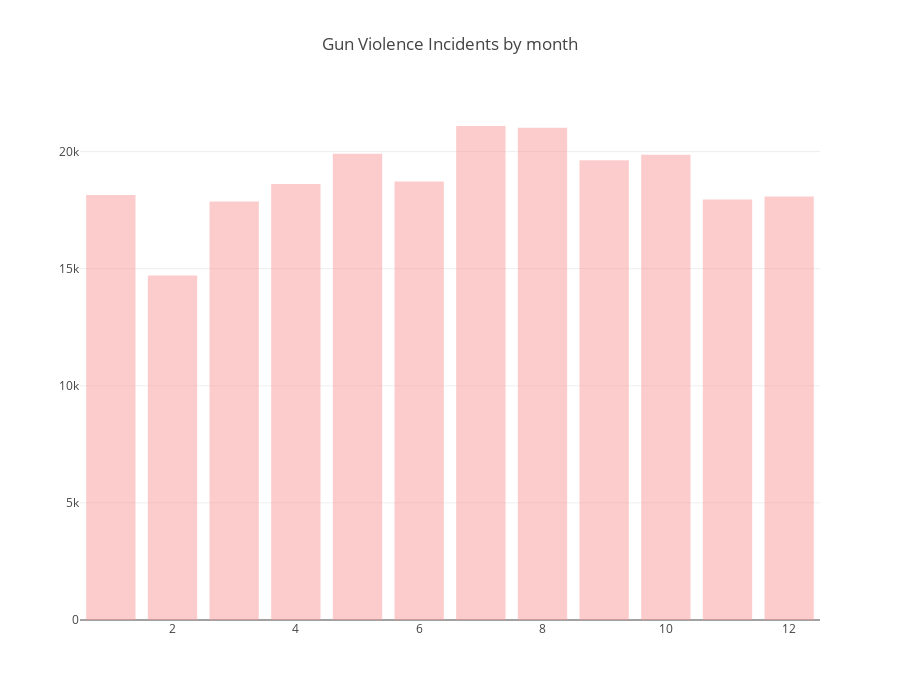

The cell this chart's notebook holds for it:
### Code cell
def create_stack_bar_data(col):
    aggregated = df[col].value_counts()
    x_values = aggregated.index.tolist()
    y_values = aggregated.values.tolist()
    return x_values, y_values

x1, y1 = create_stack_bar_data('month')
x1 = x1[:]
y1 = y1[:]
trace1 = go.Bar(x=x1, y=y1, opacity=.8, name="month count", marker=dict(color=['rgba(250, 150, 150, 0.6)',
                                                                               'rgba(250, 150, 150, 0.6)',
                                                                               'rgba(250, 150, 150, 0.6)',
                                                                               'rgba(250, 150, 150, 0.6)',
                                                                               'rgba(250, 150, 150, 0.6)',
                                                                               'rgba(250, 150, 150, 0.6)',
                                                                               'rgba(250, 150, 150, 0.6)',
                                                                               'rgba(250, 150, 150, 0.6)',
                                                                               'rgba(250, 150, 150, 0.6)',
                                                                               'rgba(250, 150, 150, 0.6)',
                                                                               'rgba(250, 150, 150, 0.6)',
                                                                               'rgba(250, 150, 150, 0.6)']))
layout = dict(height=700, title='Gun Violence Incidents by month', legend=dict(orientation="h"))
fig = go.Figure(data=[trace1], layout=layout)
iplot(fig)

### Figure 1 — Plotly figure (JSON) as saved in the notebook; plotly's stock layout.template omitted (floating-point values rounded to 4 significant figures)
{"data": [{"marker": {"color": ["rgba(250, 150, 150, 0.6)", "rgba(250, 150, 150, 0.6)", "rgba(250, 150, 150, 0.6)", "rgba(250, 150, 150, 0.6)", "rgba(250, 150, 150, 0.6)", "rgba(250, 150, 150, 0.6)", "rgba(250, 150, 150, 0.6)", "rgba(250, 150, 150, 0.6)", "rgba(250, 150, 150, 0.6)", "rgba(250, 150, 150, 0.6)", "rgba(250, 150, 150, 0.6)", "rgba(250, 150, 150, 0.6)"]}, "name": "month count", "opacity": 0.8, "type": "bar", "uid": "38313708-6df6-441d-8db3-32eff4009627", "x": [7, 8, 5, 10, 9, 6, 4, 1, 12, 11, 3, 2], "y": [21092, 21012, 19903, 19868, 19628, 18724, 18611, 18150, 18084, 17951, 17869, 14705]}], "layout": {"height": 700, "legend": {"orientation": "h"}, "title": {"text": "Gun Violence Incidents by month"}}}
